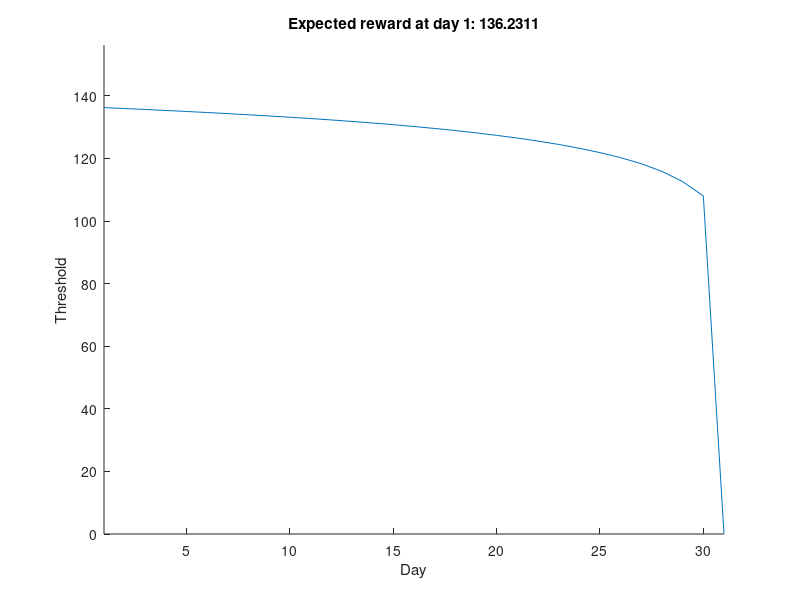

The MATLAB source for this figure:
%=================================================================
% Title: ISE-416 Dynamic Programming
%           Homework 1
% Auther: Yuheng Huang (Jerry)
% Sept 2, 2016 at 18:00 EST
% Platform: Window 7
% IDE: Matlab R2015b
%=================================================================


% initial mean value of the offers is the initial threshold
threshold = 100; 

% Set horizon
days = 30; 

% Expected value of the last day is exactly the initial threshold
meanDayValue = 0; 

% backfold from the last day to the first day
for i = days:-1:1 
    % generate 100000 simulation data
    sim = normrnd(100,20,100000,1); 
    
    % Action (binary)
    action = sim>=threshold; 
    
    % evaluate the action;
    actionValue = max(sim,threshold); 
    
    % update the threshold
    threshold = mean(actionValue); 
    
    % Store the expected reward at the beginning of day_i in a vector;
    meanDayValue = [threshold,meanDayValue]; 
end

% Artist painting behind the screen
hold on;
plot(meanDayValue);
title(['Expected reward at day 1: ',num2str(meanDayValue(1))]);
xlabel('Day');ylabel('Threshold');axis([1,31,0,meanDayValue(1)+20]);
clc;
disp(['Expected reward at day 1: ',num2str(meanDayValue(1)),' dollars']);